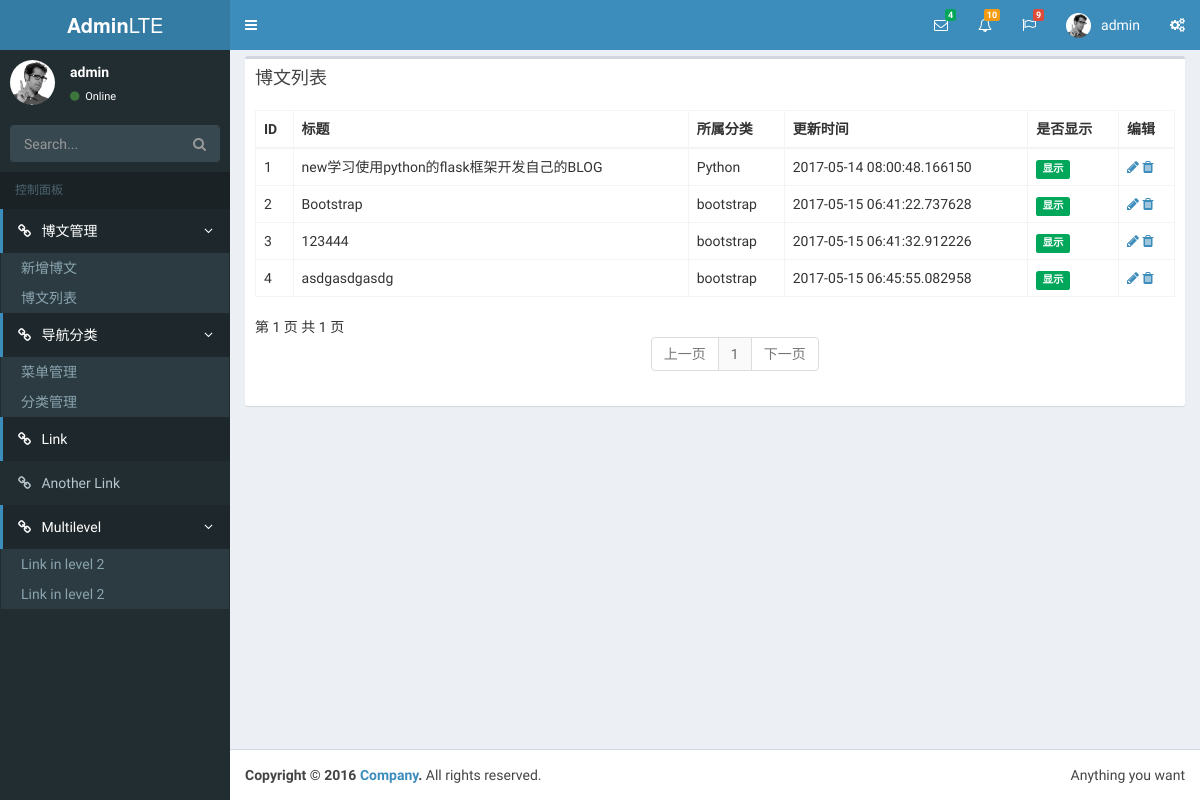
Page /admin/post/list/ (signed in) on the earlier database version.
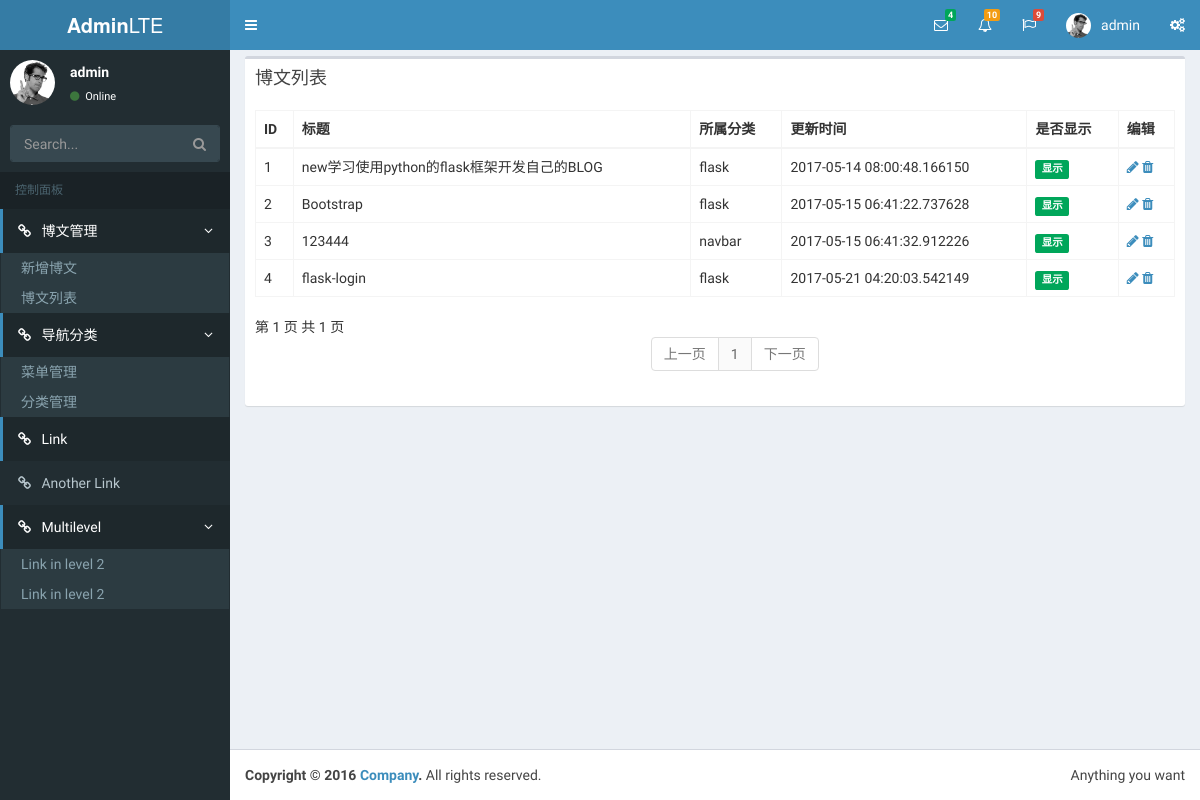
Same page on the later database version.
### app/models.py (models this page shows, shortened)
class Post(db.Model):
    __tablename__ = 'post'
    id = db.Column(db.Integer,primary_key=True)
    title = db.Column(db.String(32),unique=True)
    body = db.Column(db.Text)
    body_html = db.Column(db.Text)
    timestamp = db.Column(db.DateTime,index=True,default=datetime.utcnow)
    author_id = db.Column(db.Integer,db.ForeignKey('user.id'))
    category_id = db.Column(db.Integer,db.ForeignKey('category.id'))
    visibled = db.Column(db.Boolean,default=False)

class Category(db.Model):
    __tablename__ = 'category'
    id = db.Column(db.Integer, primary_key=True)
    type = db.relationship('Post',backref='posttype',lazy='dynamic')
    menuid = db.Column(db.Integer, db.ForeignKey('menus.id'))
    categoryName = db.Column(db.String(32), unique=True, index=True)
    orderNo = db.Column(db.Integer)
    visibled = db.Column(db.Boolean, default=False)

### app/admin/views.py (the view)
@admin.route('/post/list/')
@admin.route('/post/list/<int:page>/')
@login_required
def post_list(page=1):
    posts = Post.query.order_by(Post.timestamp).paginate(page, per_page=10,
                                                         error_out=False)
    return render_template('admin/post.html', posts=posts)

### app/models.py (called while the page is built)
@login_manager.user_loader
def load_user(user_id):
    return User.query.get(int(user_id))

### app/templates/admin/post.html (shortened to what the changed rows need)
{% extends 'admin/admin-base.html' %}
{% import 'admin/_macro.html' as helper %}
{% block content %}
    <div class="row">
        <div class="col-md-12">
            <div class="box">
                <div class="box-body">
                    <div id="example2_wrapper"
                         class="dataTables_wrapper form-inline dt-bootstrap">
                        <div class="row">
                            <div class="col-sm-12">
                                <table id="example2"
                                       class="table table-bordered table-hover dataTable"
                                       role="grid"
                                       aria-describedby="example2_info">
                                    <thead>
                                    <tr role="row">
                                        <th class="sorting_asc" tabindex="0"
                                            aria-controls="example2" rowspan="1"
                                            colspan="1" aria-sort="ascending"
                                            aria-label="Rendering engine: activate to sort column descending">
                                            ID
                                        </th>
                                        <th class="sorting" tabindex="0"
                                            aria-controls="example2" rowspan="1"
                                            colspan="1"
                                            aria-label="Browser: activate to sort column ascending">
                                            标题
                                        </th>
                                        <th class="sorting" tabindex="0"
                                            aria-controls="example2" rowspan="1"
                                            colspan="1"
                                            aria-label="Platform(s): activate to sort column ascending">
                                            所属分类
                                        </th>
                                        <th class="sorting" tabindex="0"
                                            aria-controls="example2" rowspan="1"
                                            colspan="1"
                                            aria-label="Platform(s): activate to sort column ascending">
                                            更新时间
                                        </th>
                                        <th class="sorting" tabindex="0"
                                            aria-controls="example2" rowspan="1"
                                            colspan="1"
                                            aria-label="Engine version: activate to sort column ascending">
                                            是否显示
                                        </th>
                                        <th class="sorting" tabindex="0"
                                            aria-controls="example2" rowspan="1"
                                            colspan="1"
                                            aria-label="Engine version: activate to sort column ascending">
                                            编辑
                                        </th>
                                    </tr>
                                    </thead>
                                    <tbody>
                                    {% for post in posts.items %}
                                        <tr role="row" class="{{ loop.cycle('odd','even') }}">
                                            <td class="sorting_1">{{ post.id }}</td>
                                            <td>{{ post.title }}</td>
                                            <td>{{ post.posttype.categoryName }}</td>
                                            <td>
                                                {{ post.timestamp }}
                                            </td>
                                            <td><span
                                                    class="label label-{{ 'warning' if post.visibled else 'success' }}">{{ '隐藏' if post.visibled else '显示' }}</span>
                                            </td>
                                            <td>
                                                <a href="{{ url_for('admin.post_edit',id=post.id) }}"
                                                   title="修改"><i
                                                        class="fa fa-pencil"></i></a>
                                                <a onclick="delPost('{{ url_for('admin.post_del',id=post.id) }}')"
                                                   title="删除"><i
                                                        class="fa fa-trash"></i></a>
                                            </td>
                                        </tr>
                                    {% endfor %}
                                    </tbody>
                                </table>
                            </div>
                        </div>
                    </div>
                </div>
            </div>
        </div>
    </div>
{% endblock %}

Differences in the rows shown:
changed through a linked row, Post "new学习使用python的flask框架开发自己的BLOG": posttype.categoryName "Python" → "flask"
changed Post "Bootstrap": posttype.categoryName "bootstrap" → "flask"
changed through a linked row, Post id 3: posttype.categoryName "bootstrap" → "navbar"
changed Post id 4: title "asdgasdgasdg" → "flask-login"; posttype.categoryName "bootstrap" → "flask"; timestamp "2017-05-15 06:45:55.082958" → "2017-05-21 04:20:03.542149"
